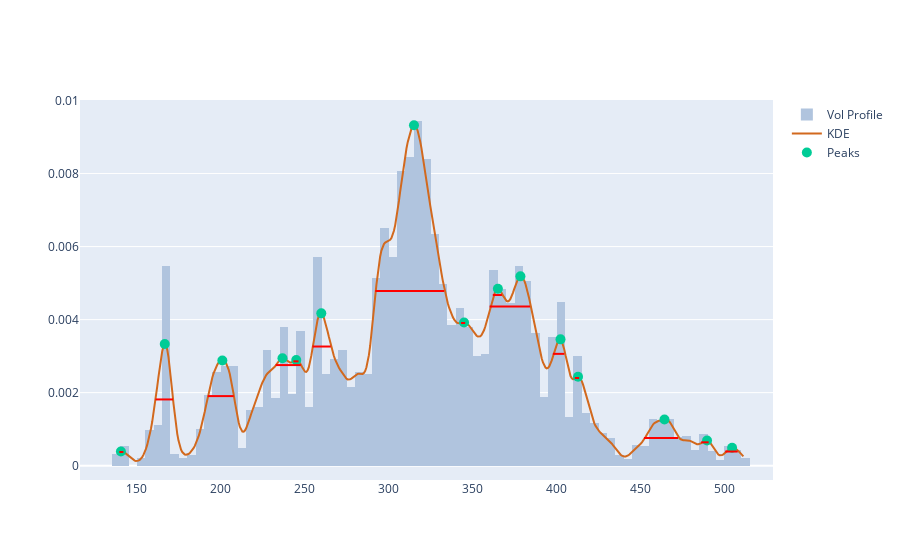

Notebook code for this chart:
### Code cell
# Peak Width
width_range=1
peaks, peak_props = signal.find_peaks(kdy, prominence=0.00001, width=width_range)

left_ips = peak_props['left_ips']
right_ips = peak_props['right_ips']
width_x0 = xr.min() + (left_ips * ticks_per_sample)
width_x1 = xr.min() + (right_ips * ticks_per_sample)
width_y = peak_props['width_heights']

fig = get_dist_plot(lulu.Close, lulu.Volume, xr, kdy)
fig.add_trace(go.Scatter(name='Peaks', x=pkx, y=pky, mode='markers', marker=pk_marker_args))

for x0, x1, y in zip(width_x0, width_x1, width_y):
    fig.add_shape(type='line',
        xref='x', yref='y',
        x0=x0, y0=y, x1=x1, y1=y,
        line=dict(
            color='red',
            width=2,
        )
    )
fig.show()

### Figure 1 — Plotly figure (JSON) as saved in the notebook; plotly's stock layout.template omitted (floating-point values rounded to 4 significant figures; data arrays with more than 128 entries replaced by an {"elided": "..."} marker saying what was removed)
{"data": [{"histfunc": "sum", "histnorm": "probability density", "marker": {"color": "#B0C4DE"}, "name": "Vol Profile", "nbinsx": 150, "type": "histogram", "x": {"elided": "1477 float values"}, "y": {"elided": "1477 float values"}}, {"marker": {"color": "#D2691E"}, "mode": "lines", "name": "KDE", "type": "scatter", "x": {"elided": "500 float values"}, "y": {"elided": "500 float values"}}, {"marker": {"size": 10}, "mode": "markers", "name": "Peaks", "type": "scatter", "x": [140.5, 166.6, 200.9, 236.7, 244.9, 259.9, 315.1, 344.9, 365.1, 378.5, 402.4, 412.8, 464.3, 489.7, 504.6], "y": [0.000388, 0.00333, 0.002882, 0.002943, 0.00289, 0.004171, 0.009322, 0.003918, 0.004847, 0.005184, 0.003459, 0.002434, 0.001266, 0.0006915, 0.0004918]}], "layout": {"shapes": [{"line": {"color": "red", "width": 2}, "type": "line", "x0": 139.5, "x1": 142.0, "xref": "x", "y0": 0.0003744, "y1": 0.0003744, "yref": "y"}, {"line": {"color": "red", "width": 2}, "type": "line", "x0": 161.1, "x1": 171.5, "xref": "x", "y0": 0.001814, "y1": 0.001814, "yref": "y"}, {"line": {"color": "red", "width": 2}, "type": "line", "x0": 192.2, "x1": 207.7, "xref": "x", "y0": 0.001905, "y1": 0.001905, "yref": "y"}, {"line": {"color": "red", "width": 2}, "type": "line", "x0": 232.7, "x1": 247.6, "xref": "x", "y0": 0.002755, "y1": 0.002755, "yref": "y"}, {"line": {"color": "red", "width": 2}, "type": "line", "x0": 243.2, "x1": 246.3, "xref": "x", "y0": 0.002857, "y1": 0.002857, "yref": "y"}, {"line": {"color": "red", "width": 2}, "type": "line", "x0": 254.6, "x1": 265.5, "xref": "x", "y0": 0.003263, "y1": 0.003263, "yref": "y"}, {"line": {"color": "red", "width": 2}, "type": "line", "x0": 292.0, "x1": 333.1, "xref": "x", "y0": 0.004785, "y1": 0.004785, "yref": "y"}, {"line": {"color": "red", "width": 2}, "type": "line", "x0": 343.1, "x1": 345.6, "xref": "x", "y0": 0.003907, "y1": 0.003907, "yref": "y"}, {"line": {"color": "red", "width": 2}, "type": "line", "x0": 362.0, "x1": 367.5, "xref": "x", "y0": 0.004673, "y1": 0.004673, "yref": "y"}, {"line": {"color": "red", "width": 2}, "type": "line", "x0": 360.1, "x1": 384.2, "xref": "x", "y0": 0.004357, "y1": 0.004357, "yref": "y"}, {"line": {"color": "red", "width": 2}, "type": "line", "x0": 397.8, "x1": 404.6, "xref": "x", "y0": 0.003062, "y1": 0.003062, "yref": "y"}, {"line": {"color": "red", "width": 2}, "type": "line", "x0": 410.9, "x1": 413.5, "xref": "x", "y0": 0.002401, "y1": 0.002401, "yref": "y"}, {"line": {"color": "red", "width": 2}, "type": "line", "x0": 452.1, "x1": 472.4, "xref": "x", "y0": 0.0007593, "y1": 0.0007593, "yref": "y"}, {"line": {"color": "red", "width": 2}, "type": "line", "x0": 486.2, "x1": 490.6, "xref": "x", "y0": 0.0006394, "y1": 0.0006394, "yref": "y"}, {"line": {"color": "red", "width": 2}, "type": "line", "x0": 500.5, "x1": 507.9, "xref": "x", "y0": 0.0003872, "y1": 0.0003872, "yref": "y"}]}}
